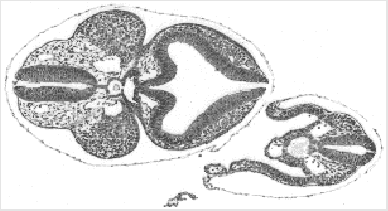
#> input picture mouse.tif, 388 x 211 px
$ jupyter execute stat.ipynb
#> lines starting #> are read from the running program, lines starting #| are printed output that depends on the picture
[cell 1]
import numpy as np
import cv2
from matplotlib import pyplot as plt
imgg =cv2.imread('mouse.tif',0)#read image mouse
#> imgg is the input picture: shape (211, 388); min 71, max 255, mean 215.3
img=cv2.GaussianBlur(imgg,(7,7),0)#gaussian filter to reduce noises
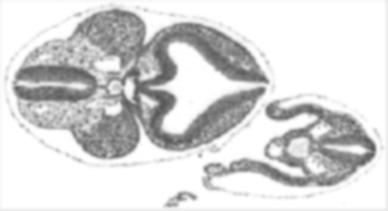
#> img: shape (211, 388); min 86, max 255, mean 215.3

plt.imshow(imgg, cmap = 'gray')
plt.title('Input Image'), plt.xticks([]), plt.yticks([])
plt.show()


plt.imshow(img, cmap = 'gray')
plt.title('blurred Image'), plt.xticks([]), plt.yticks([])
plt.show()

mask_zero= np.ones((7,7))#create 4 masks with 0 and 45 and 90 and 135 degree with 7*7 size
   #create mask zero
mask_zero= np.array([[1,1,1,1,1,1,1], [1,1,1,1,1,1,1],[1,1,1,1,1,1,1],[0,0,0,0,0,0,0],[2,2,2,2,2,2,2],[2,2,2,2,2,2,2],[2,2,2,2,2,2,2]])
#create mask 90
mask_90= np.ones((7,7))
mask_90= np.array([[1,1,1,0,2,2,2], [1,1,1,0,2,2,2],[1,1,1,0,2,2,2],[1,1,1,0,2,2,2],[1,1,1,0,2,2,2],[1,1,1,0,2,2,2],[1,1,1,0,2,2,2]])
#create mask 135
mask_135= np.ones((7,7))
mask_135= np.array([[0,2,2,2,2,2,2], [1,0,2,2,2,2,2],[1,1,0,2,2,2,2],[1,1,1,0,2,2,2],[1,1,1,1,0,2,2],[1,1,1,1,1,0,2],[1,1,1,1,1,1,0]])
#create mask 45

mask_45= np.ones((7,7))
mask_45= np.array([[1,1,1,1,1,1,0], [1,1,1,1,1,0,2],[1,1,1,1,0,2,2],[1,1,1,0,2,2,2],[1,1,0,2,2,2,2],[1,0,2,2,2,2,2],[0,2,2,2,2,2,2]])


def function_TTEST(A,B):#t test function and take two region
    meanA=np.mean(A)#mean for region A
    meanB=np.mean(B)#mean for region B
    sub=meanA-meanB
    part_1=np.abs(sub)
    varA=np.var(A)
    varB=np.var(B)
    ll=21*varA+21*varB
    ss=21+21-2
    a=ll/ss
    ff=a*(21+21)
    oo=(21*21)
    yt=ff/oo
    part_2=yt**0.5
    Ttest=part_1/part_2#t test and return result
    return Ttest


def function_FTEST(A,B): #function f test
    varA=np.var(A) #compute variance for a and b
    varB=np.var(B)
    if varA<=1 and varB<=1:#threshold to take in minimum value of variance=1
        varA=1
        varB=1
        divAB=(varA/varB)
        divBA=varB/varA #compute f test and return result


    elif varA<=1:
        varA=1
        divAB= float(varA/varB)
        divBA= float(varB/varA)


    elif varB<=1:
        varB=1
        divAB=float(varA/varB)
        divBA=float (varB/varA)

    else:
        divAB=float(varA/varB)
        divBA=float(varB/varA)

    if divAB>divBA:#return the maximum result in  f test
        maxc=divAB
    else:
        maxc=divBA
    return maxc

rows, cols = img.shape
#> rows = 211; cols = 388


k = np.zeros(img.size, img.dtype).reshape(img.shape)
maskA = np.ones((49),np.uint8)#create array a to take the region of A
maskB = np.ones((48),np.uint8)#create array b to take rhe region of B

def function_reg(imm):#function reveives array with 7*7 size to find A and B regions
    REGION_A=[0]*49#create array a to take the region of A
    REGION_B=[0]*49#create array a to take the region of b
    c=0
    v=0
    for i in range(0,6):#find A and B region with mask zero
        for j in range(0,6):
            if mask_zero[i,j]==1:
                REGION_A[c]=imm[i,j]
                c=c+1

            elif mask_zero[i,j]==2:
                REGION_B[v]=imm[i,j]
                v=v+1
            else:
                continue


    t_test=function_TTEST(REGION_A,REGION_B)#send to t test and return result
    f_test=function_FTEST(REGION_A,REGION_B)# send to f test and return result


    if t_test>f_test:# return the maximum from it
        p=t_test
        return p
        #immg_for_one_filter1[i,j]=p

    elif f_test>t_test:
        p=f_test
        return p


def function_reg1(imm):#just like the above but to 45 mask
    REGION_A=[0]*49
    REGION_B=[0]*49
    c=0
    v=0
    for i in range(0,6):
        for j in range(0,6):
            if mask_45[i,j]==1:
                REGION_A[c]=imm[i,j]
                c=c+1

            elif mask_45[i,j]==2:
                REGION_B[v]=imm[i,j]
                v=v+1
            else:
                continue


    t_test=function_TTEST(REGION_A,REGION_B)
    f_test=function_FTEST(REGION_A,REGION_B)


    if t_test>f_test:
        p=t_test
        return p
        #immg_for_one_filter1[i,j]=p

    elif f_test>t_test:
        p=f_test
        return p


def function_reg2(imm):#just like the above but to 90 mask
    REGION_A=[0]*49
    REGION_B=[0]*49
    c=0
    v=0
    for i in range(0,6):
        for j in range(0,6):
            if  mask_90[i,j]==1:
                REGION_A[c]=imm[i,j]
                c=c+1

            elif mask_90[i,j]==2:
                REGION_B[v]=imm[i,j]
                v=v+1
            else:
                continue


    t_test=function_TTEST(REGION_A,REGION_B)
    f_test=function_FTEST(REGION_A,REGION_B)


    if t_test>f_test:
        p=t_test
        return p

    elif f_test>t_test:
        p=f_test
        return p


def function_reg3(imm):#just like the above but to 135 mask
    REGION_A=[0]*49
    REGION_B=[0]*49
    c=0
    v=0
    for i in range(0,6):
        for j in range(0,6):
            if  mask_135[i,j]==1:
                REGION_A[c]=imm[i,j]
                c=c+1

            elif mask_135[i,j]==2:
                REGION_B[v]=imm[i,j]
                v=v+1
            else:
                continue


    t_test=function_TTEST(REGION_A,REGION_B)
    f_test=function_FTEST(REGION_A,REGION_B)


    if t_test>f_test:
        p=t_test
        return p

    elif f_test>t_test:
        p=f_test
        return p
width=rows-7
#> width = 204
height= cols-7
#> height = 381
  ###############################################################################################
             #section of all filters


imm= np.ones((7,7))#array to take the value of array inside the mask
immr=np.ones((7,7))#function to result
hp = np.zeros(img.size, img.dtype).reshape(img.shape)#crete mask with size of image

###############################


for i in range(1, width):#for loop on all image
    for j in range(1,height ):
        imm=img[i:i+7,j:j+7]#value of image on mask

        res0 =function_reg(imm)#result from mask 0(max from t test and f test )
        res45=function_reg1(imm)#result from mask 45(max from t test and f test )
        res90 =function_reg2(imm)#result from mask 90(max from t test and f test )
        res135=function_reg3(imm)#result from mask 135(max from t test and f test )


        if (res0>res45 and res0>res90 and res0>res135):  #take the max value from the 4 mask
            result=res0
            immr[3,3]=res0
            hp[i,j]=immr[3,3]


            equ = cv2.equalizeHist(hp)#histogram equalization on the image
            res = np.hstack((hp,equ))

        elif(res45>res0 and res0>res90  and res0>res135):
            result=res45

            immr[3,3]=res45
            hp[i,j]=immr[3,3]
            equ = cv2.equalizeHist(hp)
            res = np.hstack((hp,equ))

        elif(res90>res0 and res0>res45  and res0>res135):
            result=res90

            immr[3,3]=res90
            hp[i,j]=immr[3,3]
            equ = cv2.equalizeHist(hp)
            res = np.hstack((hp,equ))

        elif(res135>res0 and res0>res90  and res0>res45):
            result=res135
            immr[3,3]=res135
            hp[i,j]=immr[3,3]

            equ = cv2.equalizeHist(hp)
            res = np.hstack((hp,equ))


edges= cv2.Canny(imgg,100,200)#canny edge detection on the image


plt.imshow(edges, cmap = 'gray')#show canny
plt.title('canny edge detection '), plt.xticks([]), plt.yticks([])
plt.show()

plt.imshow(hp, cmap = 'gray')#show statistical
plt.title('statistical edge detection '), plt.xticks([]), plt.yticks([])
plt.show()
